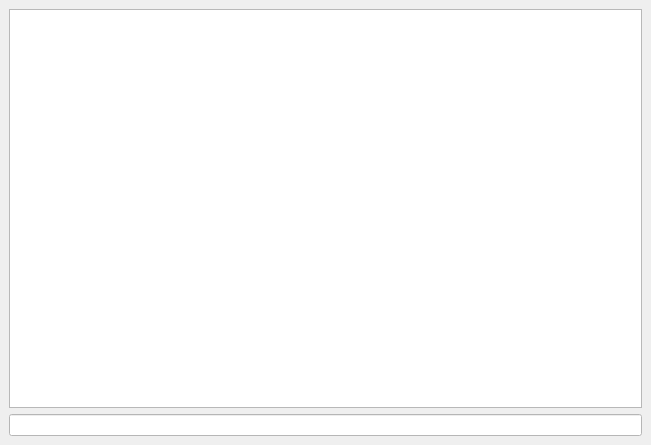
<?xml version="1.0" encoding="UTF-8"?>
<ui version="4.0">
 <class>frmTerminal</class>
 <widget class="QMainWindow" name="frmTerminal">
  <property name="geometry">
   <rect>
    <x>0</x>
    <y>0</y>
    <width>651</width>
    <height>445</height>
   </rect>
  </property>
  <property name="windowTitle">
   <string/>
  </property>
  <property name="styleSheet">
   <string notr="true"/>
  </property>
  <widget class="QWidget" name="centralwidget">
   <layout class="QGridLayout" name="gridLayout">
    <item row="0" column="0">
     <widget class="QTextBrowser" name="textBrowser">
      <property name="font">
       <font>
        <family>Tahoma</family>
        <pointsize>12</pointsize>
       </font>
      </property>
      <property name="styleSheet">
       <string notr="true"/>
      </property>
     </widget>
    </item>
    <item row="2" column="0">
     <widget class="QLineEdit" name="lineEdit">
      <property name="font">
       <font>
        <family>Tahoma</family>
       </font>
      </property>
      <property name="styleSheet">
       <string notr="true">color: black;background-color: white;</string>
      </property>
     </widget>
    </item>
   </layout>
  </widget>
  <widget class="QMenuBar" name="menubar">
   <property name="geometry">
    <rect>
     <x>0</x>
     <y>0</y>
     <width>651</width>
     <height>23</height>
    </rect>
   </property>
  </widget>
 </widget>
 <resources/>
 <connections/>
</ui>
